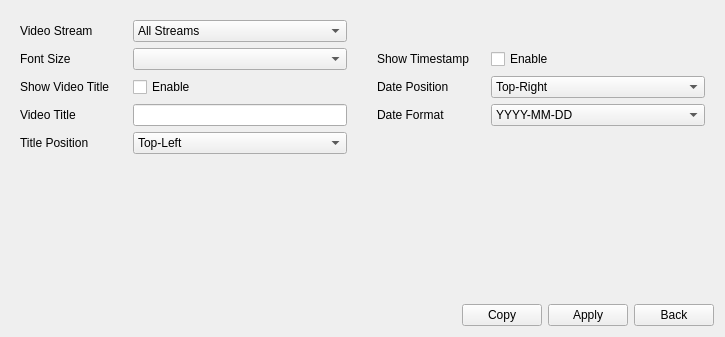
<?xml version="1.0" encoding="UTF-8"?>
<ui version="4.0">
 <class>ImagePageOsd</class>
 <widget class="QWidget" name="ImagePageOsd">
  <property name="geometry">
   <rect>
    <x>0</x>
    <y>0</y>
    <width>725</width>
    <height>337</height>
   </rect>
  </property>
  <property name="windowTitle">
   <string>Form</string>
  </property>
  <layout class="QVBoxLayout" name="verticalLayout">
   <item>
    <widget class="QWidget" name="widgetContainer" native="true">
     <layout class="QGridLayout" name="gridLayout_2">
      <item row="0" column="0">
       <layout class="QGridLayout" name="gridLayout">
        <item row="3" column="0">
         <widget class="QLabel" name="label_videoTtitle">
          <property name="sizePolicy">
           <sizepolicy hsizetype="Expanding" vsizetype="Preferred">
            <horstretch>0</horstretch>
            <verstretch>0</verstretch>
           </sizepolicy>
          </property>
          <property name="text">
           <string>Video Title</string>
          </property>
         </widget>
        </item>
        <item row="0" column="1">
         <widget class="ComboBox" name="comboBox_stream">
          <property name="sizePolicy">
           <sizepolicy hsizetype="Expanding" vsizetype="Fixed">
            <horstretch>2</horstretch>
            <verstretch>0</verstretch>
           </sizepolicy>
          </property>
          <item>
           <property name="text">
            <string>All Streams</string>
           </property>
          </item>
          <item>
           <property name="text">
            <string>Primary Stream</string>
           </property>
          </item>
          <item>
           <property name="text">
            <string>Secondary Stream</string>
           </property>
          </item>
         </widget>
        </item>
        <item row="0" column="0">
         <widget class="QLabel" name="label_stream">
          <property name="sizePolicy">
           <sizepolicy hsizetype="Expanding" vsizetype="Preferred">
            <horstretch>1</horstretch>
            <verstretch>0</verstretch>
           </sizepolicy>
          </property>
          <property name="text">
           <string>Video Stream</string>
          </property>
         </widget>
        </item>
        <item row="4" column="0">
         <widget class="QLabel" name="label_titlePosition">
          <property name="sizePolicy">
           <sizepolicy hsizetype="Expanding" vsizetype="Preferred">
            <horstretch>0</horstretch>
            <verstretch>0</verstretch>
           </sizepolicy>
          </property>
          <property name="text">
           <string>Title Position</string>
          </property>
         </widget>
        </item>
        <item row="3" column="1">
         <widget class="MyLineEdit" name="lineEdit_videoTitle">
          <property name="sizePolicy">
           <sizepolicy hsizetype="Expanding" vsizetype="Fixed">
            <horstretch>0</horstretch>
            <verstretch>0</verstretch>
           </sizepolicy>
          </property>
          <property name="maxLength">
           <number>32</number>
          </property>
         </widget>
        </item>
        <item row="0" column="2" rowspan="5">
         <widget class="QWidget" name="widget_2" native="true">
          <property name="minimumSize">
           <size>
            <width>18</width>
            <height>0</height>
           </size>
          </property>
         </widget>
        </item>
        <item row="2" column="1">
         <widget class="QCheckBox" name="checkBox_showTitle">
          <property name="sizePolicy">
           <sizepolicy hsizetype="Expanding" vsizetype="Fixed">
            <horstretch>0</horstretch>
            <verstretch>0</verstretch>
           </sizepolicy>
          </property>
          <property name="text">
           <string>Enable</string>
          </property>
         </widget>
        </item>
        <item row="2" column="0">
         <widget class="QLabel" name="label_showTitle">
          <property name="sizePolicy">
           <sizepolicy hsizetype="Expanding" vsizetype="Preferred">
            <horstretch>0</horstretch>
            <verstretch>0</verstretch>
           </sizepolicy>
          </property>
          <property name="text">
           <string>Show Video Title</string>
          </property>
         </widget>
        </item>
        <item row="4" column="1">
         <widget class="ComboBox" name="comboBox_titlePosition">
          <property name="sizePolicy">
           <sizepolicy hsizetype="Expanding" vsizetype="Fixed">
            <horstretch>0</horstretch>
            <verstretch>0</verstretch>
           </sizepolicy>
          </property>
          <item>
           <property name="text">
            <string>Top-Left</string>
           </property>
          </item>
          <item>
           <property name="text">
            <string>Top-Right</string>
           </property>
          </item>
          <item>
           <property name="text">
            <string>Bottom-Left</string>
           </property>
          </item>
          <item>
           <property name="text">
            <string>Bottom-Right</string>
           </property>
          </item>
         </widget>
        </item>
        <item row="1" column="0">
         <widget class="QLabel" name="labelFontSize">
          <property name="sizePolicy">
           <sizepolicy hsizetype="Preferred" vsizetype="Preferred">
            <horstretch>1</horstretch>
            <verstretch>0</verstretch>
           </sizepolicy>
          </property>
          <property name="text">
           <string>Font Size</string>
          </property>
         </widget>
        </item>
        <item row="1" column="1">
         <widget class="ComboBox" name="comboBoxFontSize">
          <property name="sizePolicy">
           <sizepolicy hsizetype="Preferred" vsizetype="Fixed">
            <horstretch>2</horstretch>
            <verstretch>0</verstretch>
           </sizepolicy>
          </property>
         </widget>
        </item>
        <item row="3" column="3">
         <widget class="QLabel" name="label_dateFormat">
          <property name="sizePolicy">
           <sizepolicy hsizetype="Expanding" vsizetype="Preferred">
            <horstretch>0</horstretch>
            <verstretch>0</verstretch>
           </sizepolicy>
          </property>
          <property name="text">
           <string>Date Format</string>
          </property>
         </widget>
        </item>
        <item row="3" column="4">
         <widget class="ComboBox" name="comboBox_dateFormat">
          <property name="sizePolicy">
           <sizepolicy hsizetype="Expanding" vsizetype="Fixed">
            <horstretch>0</horstretch>
            <verstretch>0</verstretch>
           </sizepolicy>
          </property>
          <item>
           <property name="text">
            <string>YYYY-MM-DD</string>
           </property>
          </item>
          <item>
           <property name="text">
            <string>MM/DD/YYYY</string>
           </property>
          </item>
          <item>
           <property name="text">
            <string>DD/MM/YYYY</string>
           </property>
          </item>
         </widget>
        </item>
        <item row="2" column="3">
         <widget class="QLabel" name="label_datePosition">
          <property name="sizePolicy">
           <sizepolicy hsizetype="Expanding" vsizetype="Preferred">
            <horstretch>0</horstretch>
            <verstretch>0</verstretch>
           </sizepolicy>
          </property>
          <property name="text">
           <string>Date Position</string>
          </property>
         </widget>
        </item>
        <item row="2" column="4">
         <widget class="ComboBox" name="comboBox_datePosition">
          <property name="sizePolicy">
           <sizepolicy hsizetype="Expanding" vsizetype="Fixed">
            <horstretch>0</horstretch>
            <verstretch>0</verstretch>
           </sizepolicy>
          </property>
          <item>
           <property name="text">
            <string>Top-Right</string>
           </property>
          </item>
          <item>
           <property name="text">
            <string>Top-Left</string>
           </property>
          </item>
          <item>
           <property name="text">
            <string>Bottom-Left</string>
           </property>
          </item>
          <item>
           <property name="text">
            <string>Bottom-Right</string>
           </property>
          </item>
         </widget>
        </item>
        <item row="1" column="3">
         <widget class="QLabel" name="label_showTimestamp">
          <property name="sizePolicy">
           <sizepolicy hsizetype="Expanding" vsizetype="Preferred">
            <horstretch>1</horstretch>
            <verstretch>0</verstretch>
           </sizepolicy>
          </property>
          <property name="text">
           <string>Show Timestamp</string>
          </property>
         </widget>
        </item>
        <item row="1" column="4">
         <widget class="QCheckBox" name="checkBox_showTimestamp">
          <property name="sizePolicy">
           <sizepolicy hsizetype="Expanding" vsizetype="Fixed">
            <horstretch>2</horstretch>
            <verstretch>0</verstretch>
           </sizepolicy>
          </property>
          <property name="text">
           <string>Enable</string>
          </property>
         </widget>
        </item>
       </layout>
      </item>
     </layout>
    </widget>
   </item>
   <item>
    <spacer name="verticalSpacer">
     <property name="orientation">
      <enum>Qt::Vertical</enum>
     </property>
     <property name="sizeHint" stdset="0">
      <size>
       <width>20</width>
       <height>102</height>
      </size>
     </property>
    </spacer>
   </item>
   <item>
    <layout class="QHBoxLayout" name="horizontalLayout_4">
     <item>
      <widget class="WidgetMessage" name="widgetMessage" native="true"/>
     </item>
     <item>
      <spacer name="horizontalSpacer_2">
       <property name="orientation">
        <enum>Qt::Horizontal</enum>
       </property>
       <property name="sizeHint" stdset="0">
        <size>
         <width>40</width>
         <height>20</height>
        </size>
       </property>
      </spacer>
     </item>
     <item>
      <widget class="MyPushButton" name="pushButton_copy">
       <property name="text">
        <string>Copy</string>
       </property>
      </widget>
     </item>
     <item>
      <widget class="MyPushButton" name="pushButton_apply">
       <property name="text">
        <string>Apply</string>
       </property>
      </widget>
     </item>
     <item>
      <widget class="MyPushButton" name="pushButton_back">
       <property name="text">
        <string>Back</string>
       </property>
      </widget>
     </item>
    </layout>
   </item>
  </layout>
 </widget>
 <customwidgets>
  <customwidget>
   <class>ComboBox</class>
   <extends>QComboBox</extends>
   <header>combobox.h</header>
  </customwidget>
  <customwidget>
   <class>MyLineEdit</class>
   <extends>QLineEdit</extends>
   <header>mylineedit.h</header>
  </customwidget>
  <customwidget>
   <class>MyPushButton</class>
   <extends>QPushButton</extends>
   <header>mypushbutton.h</header>
  </customwidget>
  <customwidget>
   <class>WidgetMessage</class>
   <extends>QWidget</extends>
   <header>widgetmessage.h</header>
   <container>1</container>
  </customwidget>
 </customwidgets>
 <resources/>
 <connections/>
</ui>
